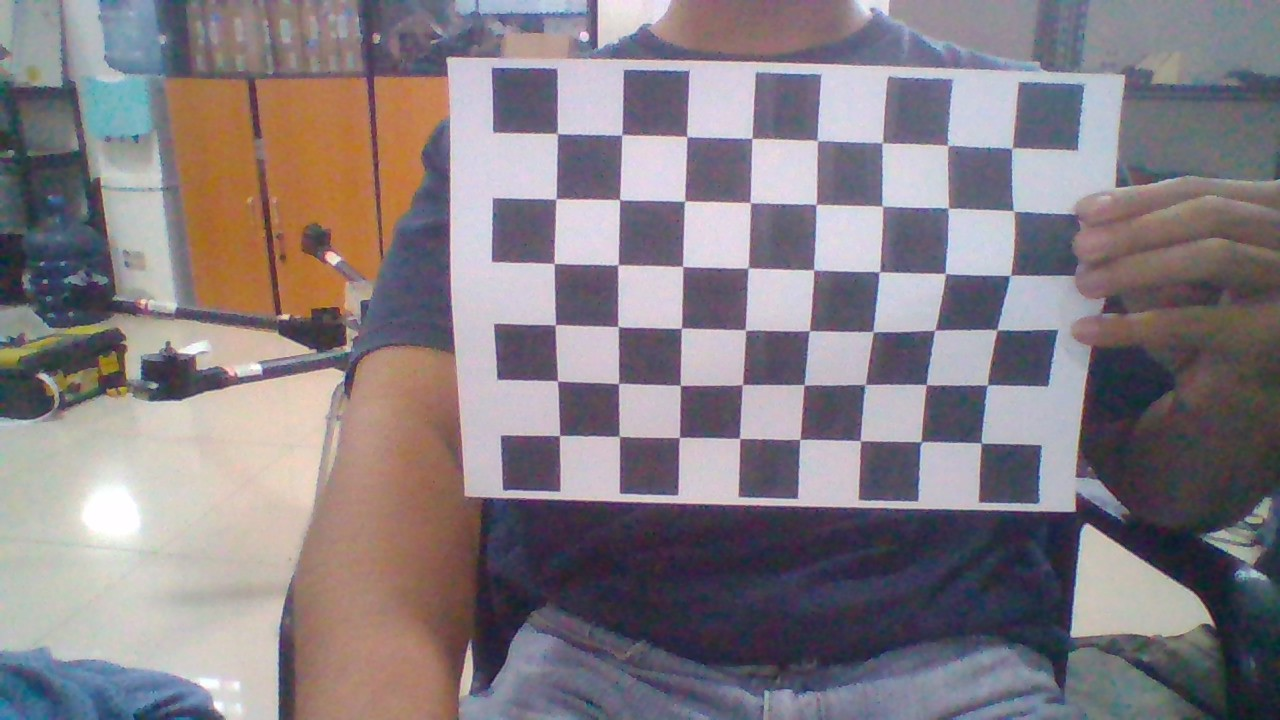
#> input picture gambar/WIN_20240329_15_01_36_Pro.jpg, 1280 x 720 px; its folder holds 4 pictures in this run
$ python focalLengthCalib.py
#> lines starting #> are read from the running program, lines starting #| are printed output that depends on the picture; long printed decimals are rounded
import numpy as np
import cv2
import glob

# Ambil beberapa gambar pola kalibrasi
image_paths = glob.glob("DETECTION_RANDOM_WITH_FRAME_LENGTH/gambar/*.jpg")

# Persiapan pola kalibrasi
pattern_size = (8, 6)  # Jumlah titik pada pola kalibrasi (kolom, baris)

# List untuk menyimpan sudut-sudut dari pola kalibrasi
object_points = []  # Koordinat objek dalam ruang 3D
image_points = []   # Koordinat sudut pola kalibrasi dalam gambar

# Inisialisasi koordinat objek
objp = np.zeros((pattern_size[0] * pattern_size[1], 3), np.float32)
objp[:, :2] = np.mgrid[0:pattern_size[0], 0:pattern_size[1]].T.reshape(-1, 2)

# Loop untuk setiap gambar pola kalibrasi
for image_path in image_paths:
    # Baca gambar
    image = cv2.imread(image_path)
#> image is the input picture: shape (720, 1280, 3); mean B, G, R 131.3, 125.7, 133.8

    # Konversi ke citra keabuan
    gray = cv2.cvtColor(image, cv2.COLOR_BGR2GRAY)
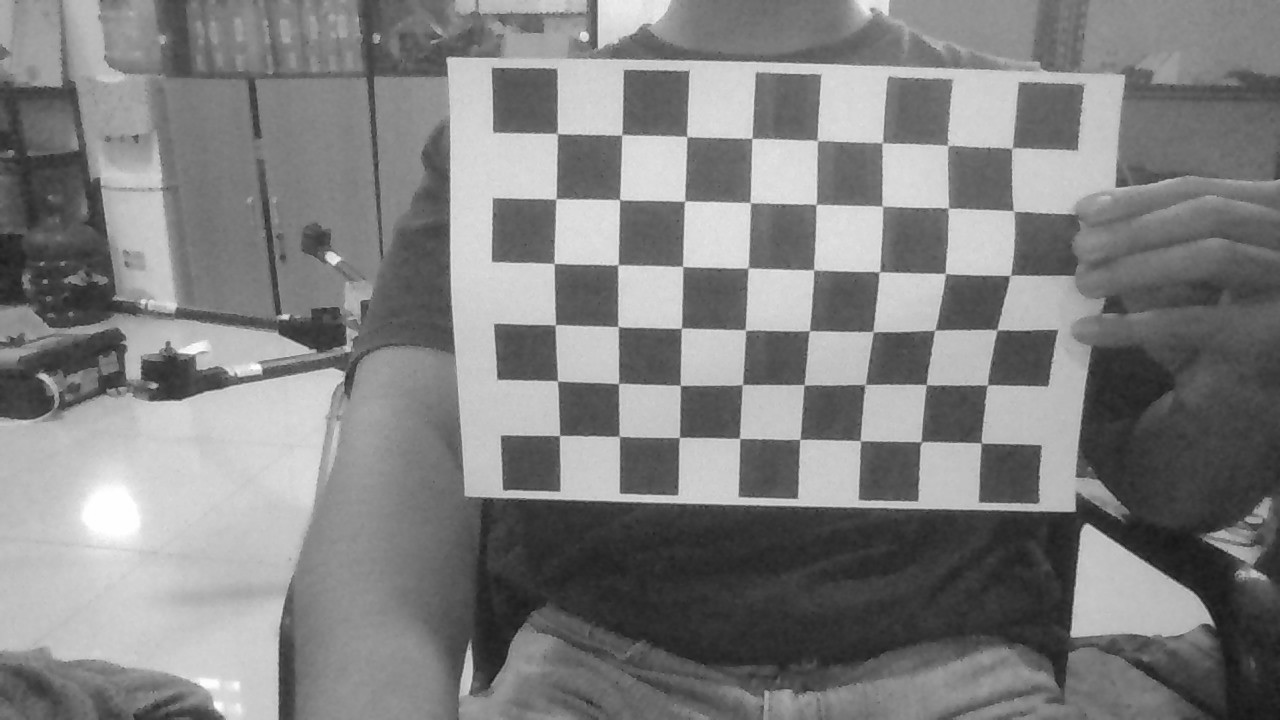
#> gray: shape (720, 1280); min 22, max 255, mean 128.8

    # Deteksi sudut pola kalibrasi
    ret, corners = cv2.findChessboardCorners(gray, pattern_size, None)
#> ret = True; corners = 48 rows, first 8: [558.9, 133.7], [621.9, 135.1], [686.9, 137.4], [751.9, 138.1], [818, 141.1], [881.6, 142.8], [947.9, 145.9], [1012, 148]

    # Jika sudut-sudut ditemukan, tambahkan ke list
    if ret:
        object_points.append(objp)
        image_points.append(corners)

        # Kalibrasi kamera
        ret, mtx, dist, rvecs, tvecs = cv2.calibrateCamera([objp], [corners], gray.shape[::-1], None, None)
#> ret = 2.35; mtx = [[1061.9, 0, 744.3], [0, 980, 400], [0, 0, 1]]; dist = [[0.853, -15.68, -0.0765, 0.0274, 52.47]]; rvecs = ([0.242, -0.0605, 0.029],); tvecs = ([-2.88, -4.19, 16.26],)

        # Focal length kamera
        focal_length_x = mtx[0, 0]
#> focal_length_x = 1061.9
        focal_length_y = mtx[1, 1]
#> focal_length_y = 980

        print("Focal Length (x):", focal_length_x)
#| Focal Length (x): 1061.933
        print("Focal Length (y):", focal_length_y)
#| Focal Length (y): 979.956
#> pass 2 of the loop `for image_path in image_paths:`:
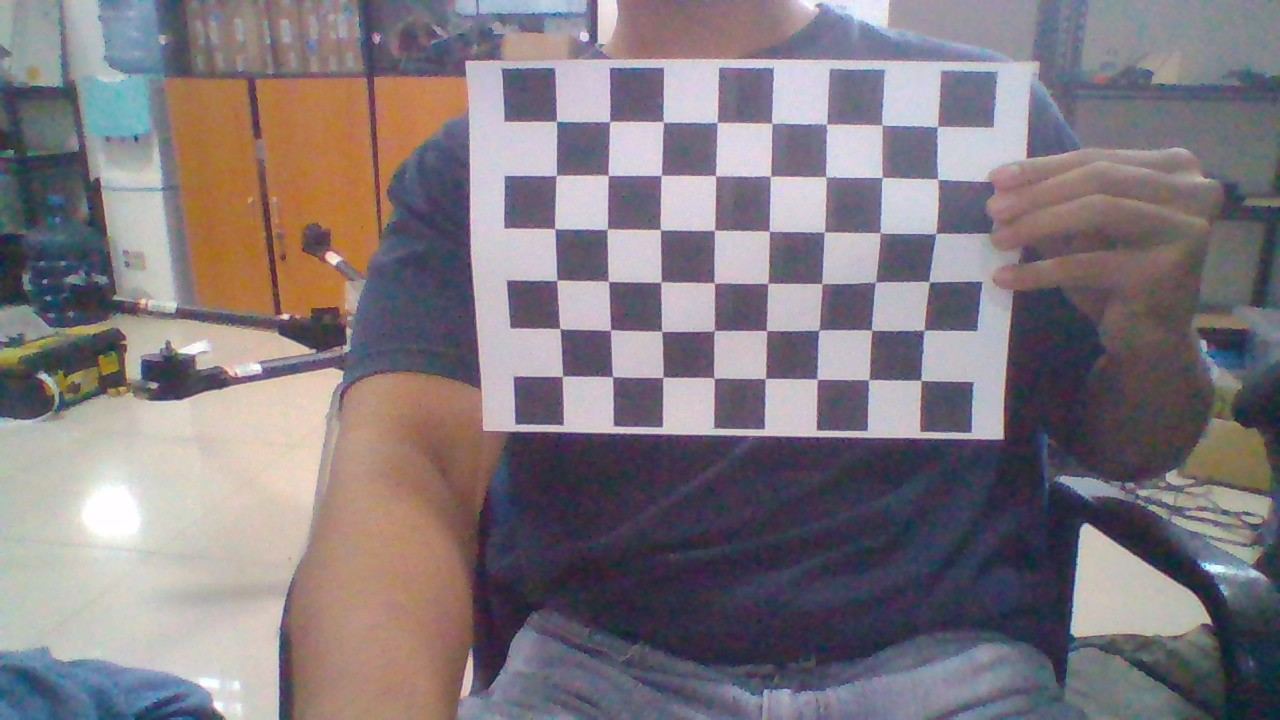
#> input picture gambar/WIN_20240329_15_01_40_Pro.jpg, 1280 x 720 px
#> image is the input picture: shape (720, 1280, 3); mean B, G, R 126.9, 121.1, 129.3
#> `gray = cv2.cvtColor(image, cv2.COLOR_BGR2GRAY)`:
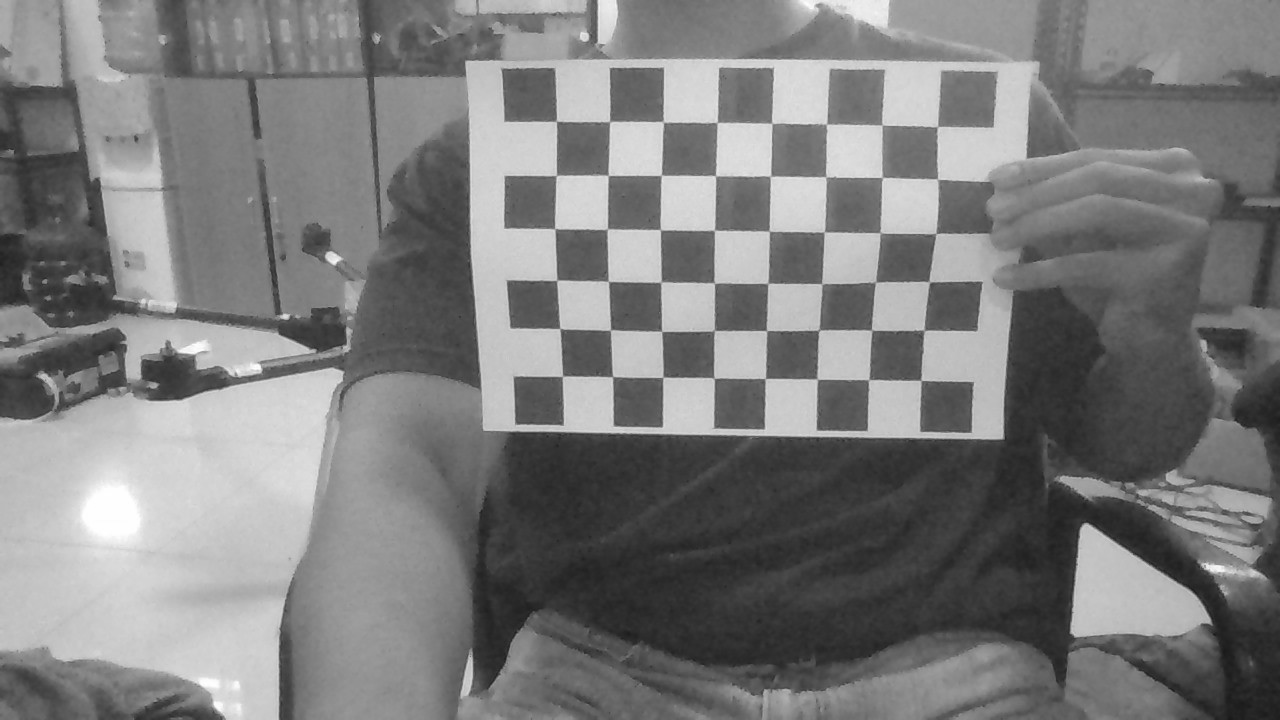
#> gray: shape (720, 1280); min 24, max 255, mean 124.2
#> `ret, corners = cv2.findChessboardCorners(gray, pattern_size, None)`: ret = True; corners = 48 rows, first 8: [556.2, 121], [609.7, 121.8], [663.1, 121.8], [716.9, 122.7], [771.9, 123.2], [826.4, 124.1], [882.3, 125], [937.5, 126.7]
#> `ret, mtx, dist, rvecs, tvecs = cv2.calibrateCamera([objp], [corners], ..`: ret = 1.32; mtx = [[818.8, 0, 756.3], [0, 768.6, 325.9], [0, 0, 1]]; dist = [[1.25, -24.44, -0.0549, 0.0301, 108.1]]; rvecs = ([0.171, -0.0586, 0.0132],); tvecs = ([-3.72, -3.85, 14.92],)
#> focal_length_x = 818.8
#> focal_length_y = 768.6
#| Focal Length (x): 818.829
#| Focal Length (y): 768.632
#> pass 3 of the loop `for image_path in image_paths:`:
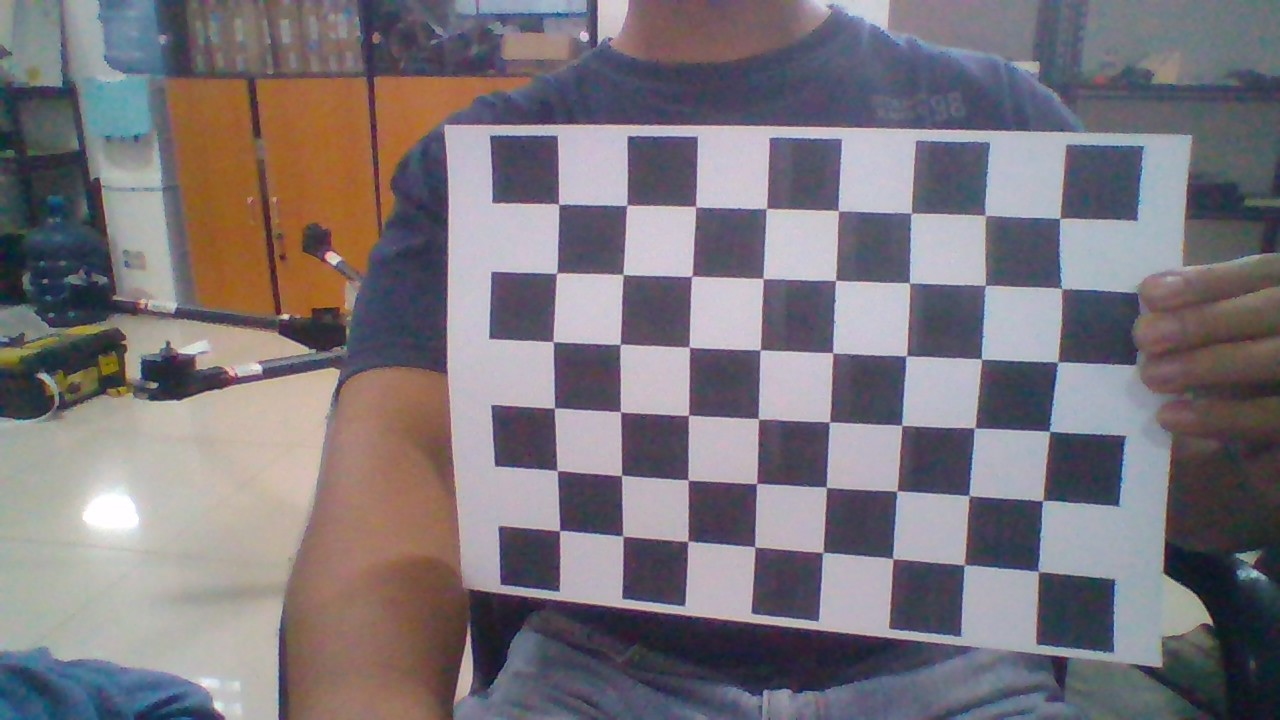
#> input picture gambar/WIN_20240329_15_01_43_Pro.jpg, 1280 x 720 px
#> image is the input picture: shape (720, 1280, 3); mean B, G, R 123.2, 117.3, 123.4
#> `gray = cv2.cvtColor(image, cv2.COLOR_BGR2GRAY)`:
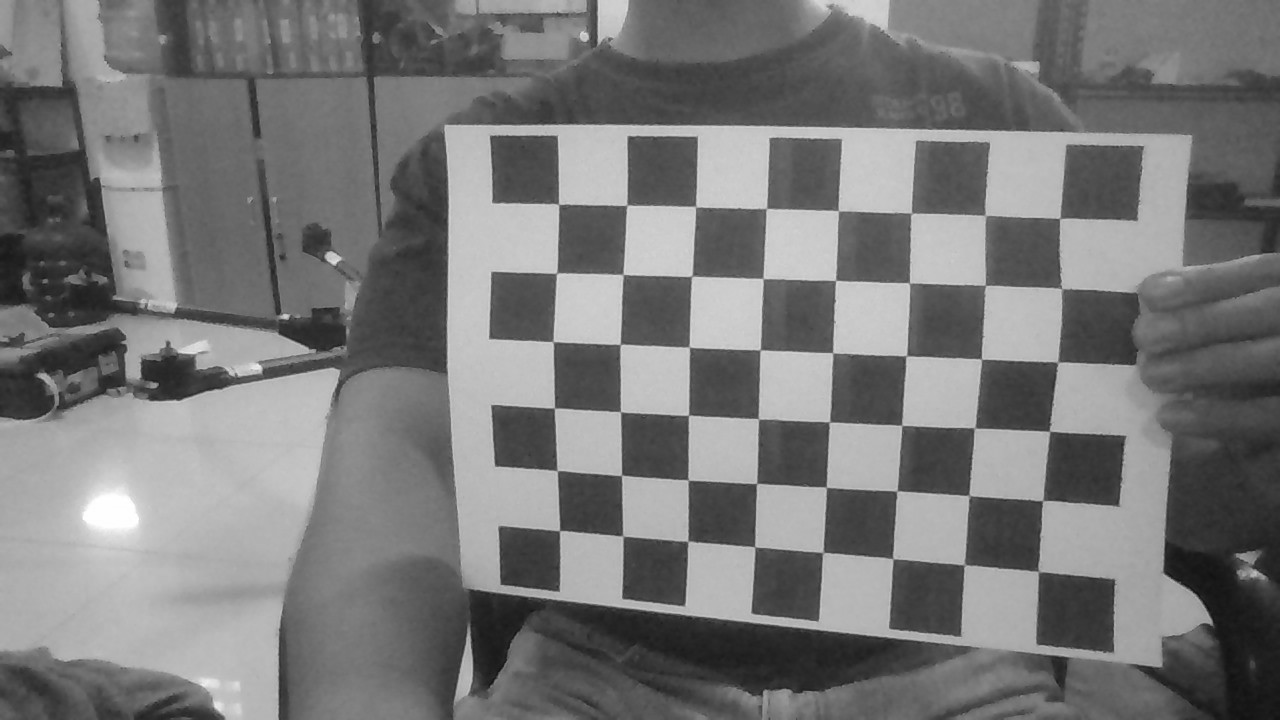
#> gray: shape (720, 1280); min 14, max 255, mean 119.8
#> `ret, corners = cv2.findChessboardCorners(gray, pattern_size, None)`: ret = True; corners = 48 rows, first 8: [558.4, 204.3], [627, 205], [695.7, 206.5], [766.5, 208.4], [838.4, 210.7], [912, 213.4], [985, 215.2], [1059.4, 218.4]
#> `ret, mtx, dist, rvecs, tvecs = cv2.calibrateCamera([objp], [corners], ..`: ret = 1.7; mtx = [[680.8, 0, 639.2], [0, 685.1, 296.4], [0, 0, 1]]; dist = [[-0.395, 0.749, 0.0133, 0.0316, -0.614]]; rvecs = ([0.0929, 0.117, 0.0246],); tvecs = ([-1.21, -1.34, 9.81],)
#> focal_length_x = 680.8
#> focal_length_y = 685.1
#| Focal Length (x): 680.793
#| Focal Length (y): 685.110
#> the loop made 4 passes; the first 3 are shown
